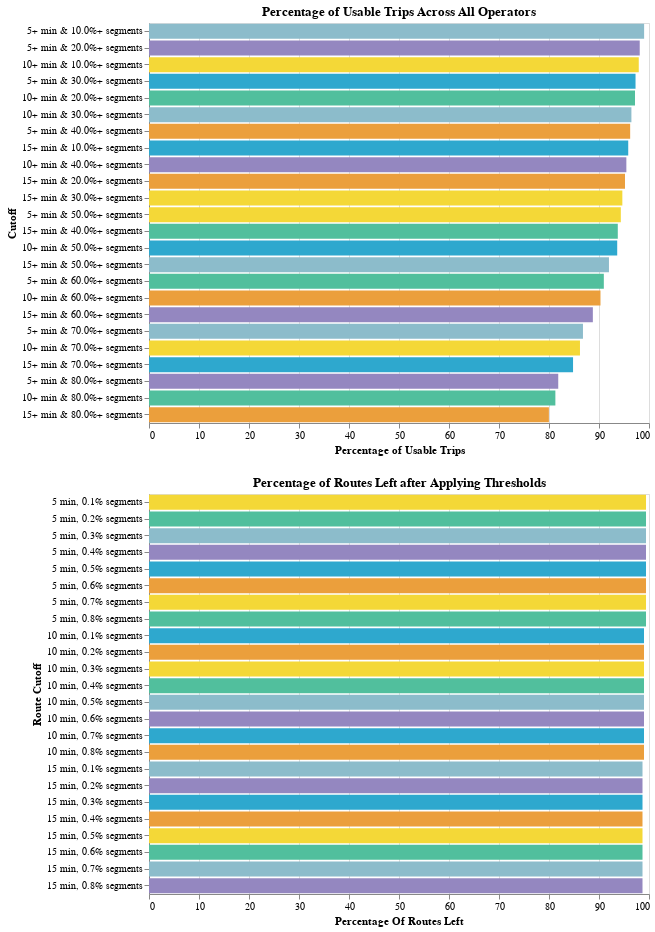

Notebook code for this chart:
### Markdown cell above
### Statewide
#### Statewide Routes by Cutoff

### Code cell
threshold_utils.create_statewide_visuals(500,400)

### Figure 1 — Vega-Lite specification as saved in the notebook (floating-point values rounded to 4 significant figures)
{"config": {"view": {"continuousWidth": 400, "continuousHeight": 300}}, "vconcat": [{"data": {"name": "data-f642f8c7e6d74818a5b15ece51dbb4af"}, "mark": "bar", "encoding": {"color": {"field": "Cutoff", "legend": null, "scale": {"range": ["#2EA8CE", "#EB9F3C", "#F4D837", "#51BF9D", "#8CBCCB", "#9487C0"]}, "type": "nominal"}, "tooltip": [{"field": "Cutoff", "type": "nominal"}, {"field": "Percentage of Usable Trips", "type": "quantitative"}, {"field": "N Trips", "type": "quantitative"}], "x": {"field": "Percentage of Usable Trips", "sort": {"field": "Percentage of Usable Trips", "order": "descending"}, "type": "quantitative"}, "y": {"field": "Cutoff", "sort": {"field": "Percentage of Usable Trips", "order": "descending"}, "type": "nominal"}}, "height": 400, "selection": {"selector008": {"type": "interval", "bind": "scales", "encodings": ["x", "y"]}}, "title": "Percentage of Usable Trips Across All Operators", "width": 500}, {"data": {"name": "data-6786d220d0fd6c4cfc34fec44e433850"}, "mark": "bar", "encoding": {"color": {"field": "Route Cutoff", "legend": null, "scale": {"range": ["#2EA8CE", "#EB9F3C", "#F4D837", "#51BF9D", "#8CBCCB", "#9487C0"]}, "type": "nominal"}, "tooltip": [{"field": "Route Cutoff", "type": "nominal"}, {"field": "Percentage Of Routes Left", "type": "quantitative"}, {"field": "Missing Routes", "type": "quantitative"}], "x": {"field": "Percentage Of Routes Left", "sort": {"field": "Percentage Of Routes Left", "order": "descending"}, "type": "quantitative"}, "y": {"field": "Route Cutoff", "sort": {"field": "Percentage Of Routes Left", "order": "descending"}, "type": "nominal"}}, "height": 400, "selection": {"selector009": {"type": "interval", "bind": "scales", "encodings": ["x", "y"]}}, "title": "Percentage of Routes Left after Applying Thresholds", "width": 500}], "$schema": "https://vega.github.io/schema/vega-lite/v4.17.0.json", "datasets": {"data-f642f8c7e6d74818a5b15ece51dbb4af": [{"Cutoff": "10+ min & 10.0%+ segments", "N Trips": 68443, "Percentage of Usable Trips": 97.95}, {"Cutoff": "10+ min & 20.0%+ segments", "N Trips": 67917, "Percentage of Usable Trips": 97.2}, {"Cutoff": "10+ min & 30.0%+ segments", "N Trips": 67415, "Percentage of Usable Trips": 96.48}, {"Cutoff": "10+ min & 40.0%+ segments", "N Trips": 66709, "Percentage of Usable Trips": 95.47}, {"Cutoff": "10+ min & 50.0%+ segments", "N Trips": 65432, "Percentage of Usable Trips": 93.64}, {"Cutoff": "10+ min & 60.0%+ segments", "N Trips": 63094, "Percentage of Usable Trips": 90.3}, {"Cutoff": "10+ min & 70.0%+ segments", "N Trips": 60228, "Percentage of Usable Trips": 86.2}, {"Cutoff": "10+ min & 80.0%+ segments", "N Trips": 56790, "Percentage of Usable Trips": 81.27}, {"Cutoff": "15+ min & 10.0%+ segments", "N Trips": 66972, "Percentage of Usable Trips": 95.85}, {"Cutoff": "15+ min & 20.0%+ segments", "N Trips": 66519, "Percentage of Usable Trips": 95.2}, {"Cutoff": "15+ min & 30.0%+ segments", "N Trips": 66149, "Percentage of Usable Trips": 94.67}, {"Cutoff": "15+ min & 40.0%+ segments", "N Trips": 65513, "Percentage of Usable Trips": 93.76}, {"Cutoff": "15+ min & 50.0%+ segments", "N Trips": 64279, "Percentage of Usable Trips": 91.99}, {"Cutoff": "15+ min & 60.0%+ segments", "N Trips": 62027, "Percentage of Usable Trips": 88.77}, {"Cutoff": "15+ min & 70.0%+ segments", "N Trips": 59260, "Percentage of Usable Trips": 84.81}, {"Cutoff": "15+ min & 80.0%+ segments", "N Trips": 55884, "Percentage of Usable Trips": 79.98}, {"Cutoff": "5+ min & 10.0%+ segments", "N Trips": 69193, "Percentage of Usable Trips": 99.03}, {"Cutoff": "5+ min & 20.0%+ segments", "N Trips": 68579, "Percentage of Usable Trips": 98.15}, {"Cutoff": "5+ min & 30.0%+ segments", "N Trips": 67992, "Percentage of Usable Trips": 97.31}, {"Cutoff": "5+ min & 40.0%+ segments", "N Trips": 67242, "Percentage of Usable Trips": 96.23}, {"Cutoff": "5+ min & 50.0%+ segments", "N Trips": 65937, "Percentage of Usable Trips": 94.37}, {"Cutoff": "5+ min & 60.0%+ segments", "N Trips": 63561, "Percentage of Usable Trips": 90.97}, {"Cutoff": "5+ min & 70.0%+ segments", "N Trips": 60645, "Percentage of Usable Trips": 86.79}, {"Cutoff": "5+ min & 80.0%+ segments", "N Trips": 57191, "Percentage of Usable Trips": 81.85}], "data-6786d220d0fd6c4cfc34fec44e433850": [{"Index": "route_id", "Total Routes In Category": 996, "Route Cutoff": "5 min, 0.1% segments", "Total Routes": 1002, "Percentage Of Routes Left": 99.4, "Missing Routes": 6}, {"Index": "route_id", "Total Routes In Category": 996, "Route Cutoff": "5 min, 0.2% segments", "Total Routes": 1002, "Percentage Of Routes Left": 99.4, "Missing Routes": 6}, {"Index": "route_id", "Total Routes In Category": 996, "Route Cutoff": "5 min, 0.3% segments", "Total Routes": 1002, "Percentage Of Routes Left": 99.4, "Missing Routes": 6}, {"Index": "route_id", "Total Routes In Category": 996, "Route Cutoff": "5 min, 0.4% segments", "Total Routes": 1002, "Percentage Of Routes Left": 99.4, "Missing Routes": 6}, {"Index": "route_id", "Total Routes In Category": 996, "Route Cutoff": "5 min, 0.5% segments", "Total Routes": 1002, "Percentage Of Routes Left": 99.4, "Missing Routes": 6}, {"Index": "route_id", "Total Routes In Category": 996, "Route Cutoff": "5 min, 0.6% segments", "Total Routes": 1002, "Percentage Of Routes Left": 99.4, "Missing Routes": 6}, {"Index": "route_id", "Total Routes In Category": 996, "Route Cutoff": "5 min, 0.7% segments", "Total Routes": 1002, "Percentage Of Routes Left": 99.4, "Missing Routes": 6}, {"Index": "route_id", "Total Routes In Category": 996, "Route Cutoff": "5 min, 0.8% segments", "Total Routes": 1002, "Percentage Of Routes Left": 99.4, "Missing Routes": 6}, {"Index": "route_id", "Total Routes In Category": 992, "Route Cutoff": "10 min, 0.1% segments", "Total Routes": 1002, "Percentage Of Routes Left": 99.0, "Missing Routes": 10}, {"Index": "route_id", "Total Routes In Category": 992, "Route Cutoff": "10 min, 0.2% segments", "Total Routes": 1002, "Percentage Of Routes Left": 99.0, "Missing Routes": 10}, {"Index": "route_id", "Total Routes In Category": 992, "Route Cutoff": "10 min, 0.3% segments", "Total Routes": 1002, "Percentage Of Routes Left": 99.0, "Missing Routes": 10}, {"Index": "route_id", "Total Routes In Category": 992, "Route Cutoff": "10 min, 0.4% segments", "Total Routes": 1002, "Percentage Of Routes Left": 99.0, "Missing Routes": 10}, {"Index": "route_id", "Total Routes In Category": 992, "Route Cutoff": "10 min, 0.5% segments", "Total Routes": 1002, "Percentage Of Routes Left": 99.0, "Missing Routes": 10}, {"Index": "route_id", "Total Routes In Category": 992, "Route Cutoff": "10 min, 0.6% segments", "Total Routes": 1002, "Percentage Of Routes Left": 99.0, "Missing Routes": 10}, {"Index": "route_id", "Total Routes In Category": 992, "Route Cutoff": "10 min, 0.7% segments", "Total Routes": 1002, "Percentage Of Routes Left": 99.0, "Missing Routes": 10}, {"Index": "route_id", "Total Routes In Category": 992, "Route Cutoff": "10 min, 0.8% segments", "Total Routes": 1002, "Percentage Of Routes Left": 99.0, "Missing Routes": 10}, {"Index": "route_id", "Total Routes In Category": 989, "Route Cutoff": "15 min, 0.1% segments", "Total Routes": 1002, "Percentage Of Routes Left": 98.7, "Missing Routes": 13}, {"Index": "route_id", "Total Routes In Category": 989, "Route Cutoff": "15 min, 0.2% segments", "Total Routes": 1002, "Percentage Of Routes Left": 98.7, "Missing Routes": 13}, {"Index": "route_id", "Total Routes In Category": 989, "Route Cutoff": "15 min, 0.3% segments", "Total Routes": 1002, "Percentage Of Routes Left": 98.7, "Missing Routes": 13}, {"Index": "route_id", "Total Routes In Category": 989, "Route Cutoff": "15 min, 0.4% segments", "Total Routes": 1002, "Percentage Of Routes Left": 98.7, "Missing Routes": 13}, {"Index": "route_id", "Total Routes In Category": 989, "Route Cutoff": "15 min, 0.5% segments", "Total Routes": 1002, "Percentage Of Routes Left": 98.7, "Missing Routes": 13}, {"Index": "route_id", "Total Routes In Category": 989, "Route Cutoff": "15 min, 0.6% segments", "Total Routes": 1002, "Percentage Of Routes Left": 98.7, "Missing Routes": 13}, {"Index": "route_id", "Total Routes In Category": 989, "Route Cutoff": "15 min, 0.7% segments", "Total Routes": 1002, "Percentage Of Routes Left": 98.7, "Missing Routes": 13}, {"Index": "route_id", "Total Routes In Category": 989, "Route Cutoff": "15 min, 0.8% segments", "Total Routes": 1002, "Percentage Of Routes Left": 98.7, "Missing Routes": 13}]}}
